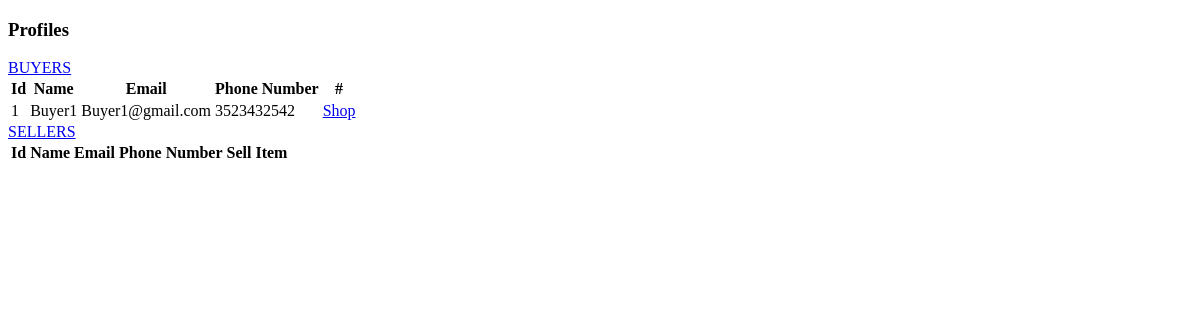
/one, run on an earlier commit of the app's database.
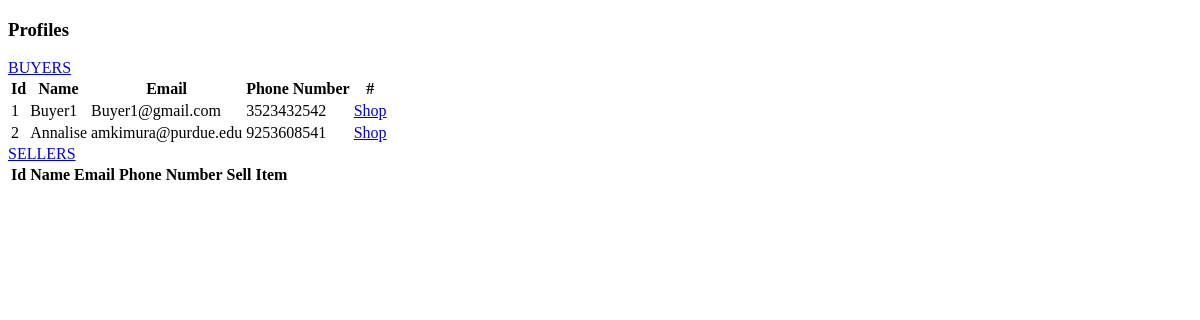
And on a later commit of the database.
### server.py (models this page shows, shortened)
class Profile(db.Model):
    id = db.Column(db.Integer, primary_key=True, index = True)
    first_name = db.Column(db.String(20), unique=False, nullable=False)
    last_name = db.Column(db.String(20), unique=False, nullable=False)
    age = db.Column(db.Integer, nullable=False)

### server.py (the view)
@app.route('/one')
def index1():
    profiles = Profile.query.all()
    return render_template('index.html', profiles=profiles)

### templates/index.html (shortened to what this page needs)
<!DOCTYPE html>
<html>
   <head>
   </head>
   <body>
      <h3>Profiles</h3>
      <a href="/add_data">BUYERS</a>
      <br>
      <table>
         <thead>
            <th>Id</th>
            <th>Name</th>
            <th>Email</th>
            <th>Phone Number</th>
            <th>#</th>
         </thead>
         {% for data in profiles %}
         <tbody>
            <td>{{data.id}}</td>
            <td>{{data.first_name}}</td>
            <td>{{data.last_name}}</td>
            <td>{{data.age}}</td>
            <td><a href="/shop/{{data.id}}" type="button">Shop</a></td>
         </tbody>
         {% endfor%}
      </table>
      <a href="/add_seller">SELLERS</a>
      <br>
      <table>
         <thead>
            <th>Id</th>
            <th>Name</th>
            <th>Email</th>
            <th>Phone Number</th>
            <th>Sell Item</th>
         </thead>
      </table>
   </body>
</html>

What changed in the data, as far as the page shows it:
added Profile: id "2", first_name "Annalise", last_name "amkimura@purdue.edu", age "9253608541"
